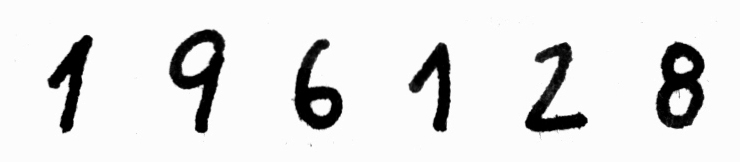
%> input picture Homework/Assignment_06/ann/196128.jpg, 740 x 162 px
$ octave --eval "result = threshold_image('ann/196128.jpg');"   (GNU Octave 9; MATLAB toolbox functions it lacks are replaced by stand-ins)
%> lines starting %> are read from the running program, lines starting %| are printed output that depends on the picture; in (x1, y1, x2, y2) boxes, pixels count from 0 and x2, y2 are one past the last pixel; in counts of white or black regions, pixels touching at a corner belong together; the program's own positions count from 1
%% Function: threshold_image()

function BW = threshold_image(name)
%> called with name = 'ann/196128.jpg'

    % Open image and turn to black & white. . .
    Igray = imread(name);
%> Igray is the input picture: size 162x740 uint8; min 0, max 255, mean 226.8
    Ithresh = Igray > 175;
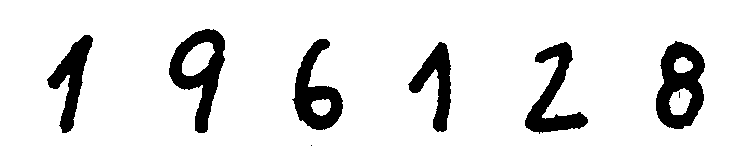
%> Ithresh: size 162x740 logical; 89.4% white; 8 black regions (2 under 20 px), largest, box (x1, y1, x2, y2) and area: (656, 41, 705, 129) 2601, (169, 29, 225, 133) 2475, (292, 39, 343, 130) 2155, (525, 42, 588, 134) 2113, (47, 35, 93, 133) 1757, (408, 42, 451, 132) 1642
    BW = imcomplement(Ithresh);

    % Get rid of small amounts of sand . . .
    SE = strel('disk', 4, 8);
    BW = imdilate(BW, SE);
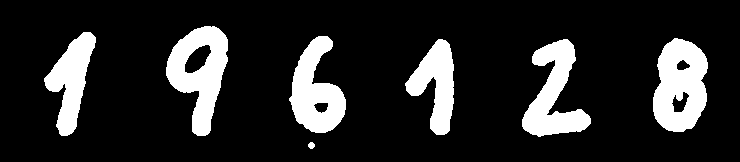
%> BW: size 162x740 logical; 15.8% white; 7 white regions, largest, box (x1, y1, x2, y2) and area: (653, 38, 708, 132) 3753, (166, 26, 228, 136) 3670, (522, 39, 591, 137) 3236
    BW = imerode(BW, SE);
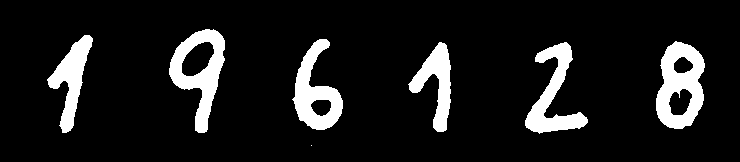
%> BW: size 162x740 logical; 10.8% white; 7 white regions (1 under 20 px), largest, box (x1, y1, x2, y2) and area: (656, 41, 705, 129) 2635, (169, 29, 225, 133) 2496, (292, 39, 343, 130) 2180, (525, 42, 588, 134) 2140, (47, 35, 93, 133) 1789, (408, 42, 451, 132) 1672

end

$ run again, on Homework/Assignment_06/ann/480000.jpg
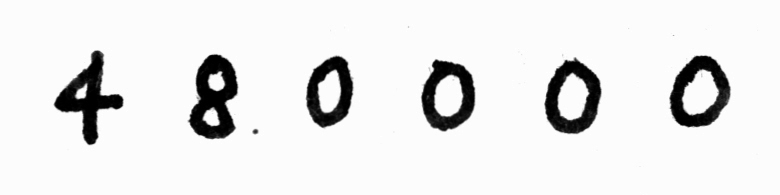
%> input picture Homework/Assignment_06/ann/480000.jpg, 780 x 195 px
%> in threshold_image, Igray is the input picture: size 195x780 uint8; min 0, max 255, mean 231.4
%> in threshold_image, `Ithresh = Igray > 175;`:
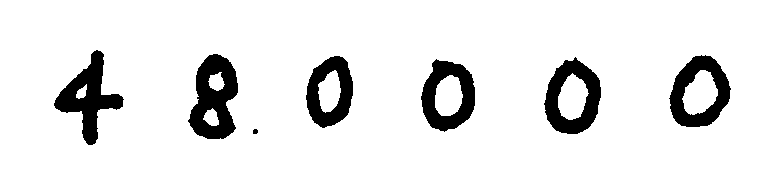
%> Ithresh: size 195x780 logical; 91.2% white; 7 black regions, largest, box (x1, y1, x2, y2) and area: (188, 54, 238, 139) 2626, (54, 50, 124, 145) 2448, (544, 57, 601, 134) 2233
%> in threshold_image, `BW = imdilate(BW, SE);`:
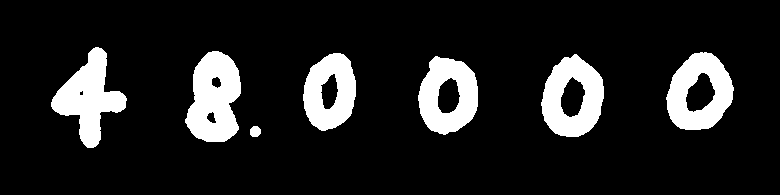
%> BW: size 195x780 logical; 12.8% white; 7 white regions, largest, box (x1, y1, x2, y2) and area: (185, 51, 241, 142) 3644, (51, 47, 127, 148) 3452, (541, 54, 604, 137) 3261

$ run again, on Homework/Assignment_06/ann/480096.jpg
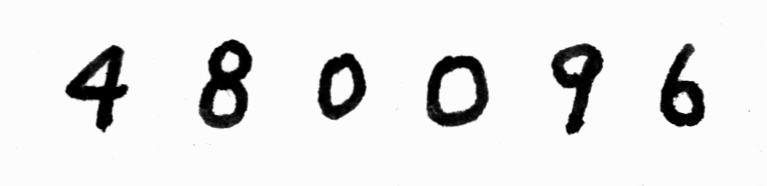
%> input picture Homework/Assignment_06/ann/480096.jpg, 767 x 186 px
%> in threshold_image, Igray is the input picture: size 186x767 uint8; min 0, max 255, mean 230
%> in threshold_image, `Ithresh = Igray > 175;`:
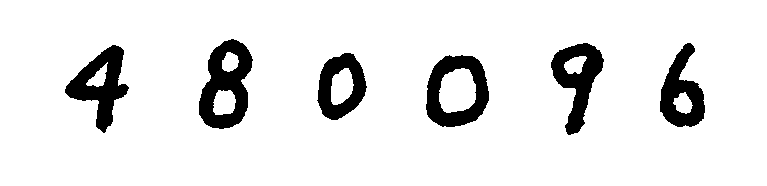
%> Ithresh: size 186x767 logical; 90.5% white; 6 black regions, box (x1, y1, x2, y2) and area: (199, 39, 253, 129) 2743, (65, 45, 129, 133) 2391, (426, 55, 489, 127) 2348, (551, 43, 604, 135) 2230, (660, 43, 705, 127) 1994, (317, 53, 367, 120) 1813
%> in threshold_image, `BW = imerode(BW, SE);`:
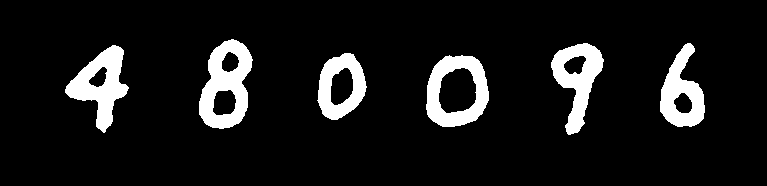
%> BW: size 186x767 logical; 9.6% white; 6 white regions, box (x1, y1, x2, y2) and area: (199, 39, 253, 129) 2763, (65, 45, 129, 133) 2454, (426, 55, 489, 127) 2361, (551, 43, 604, 135) 2245, (660, 43, 705, 127) 2030, (317, 53, 367, 120) 1819
